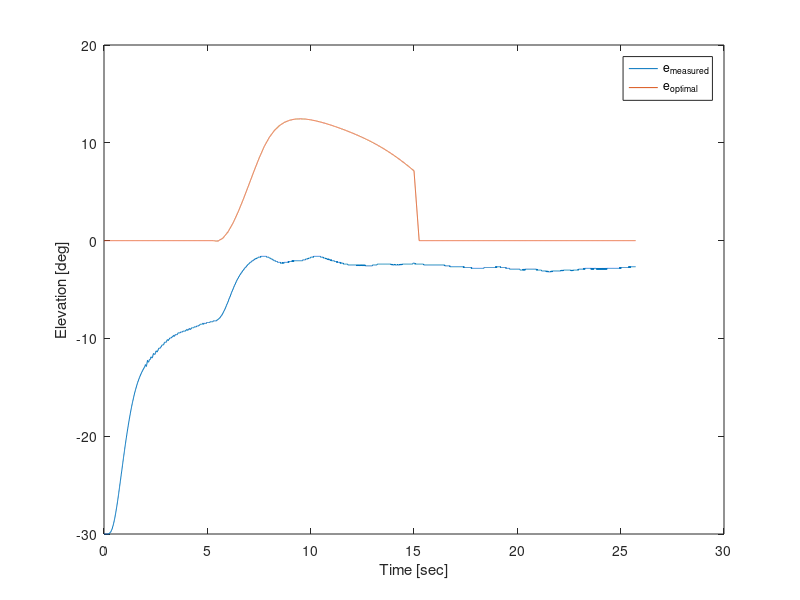
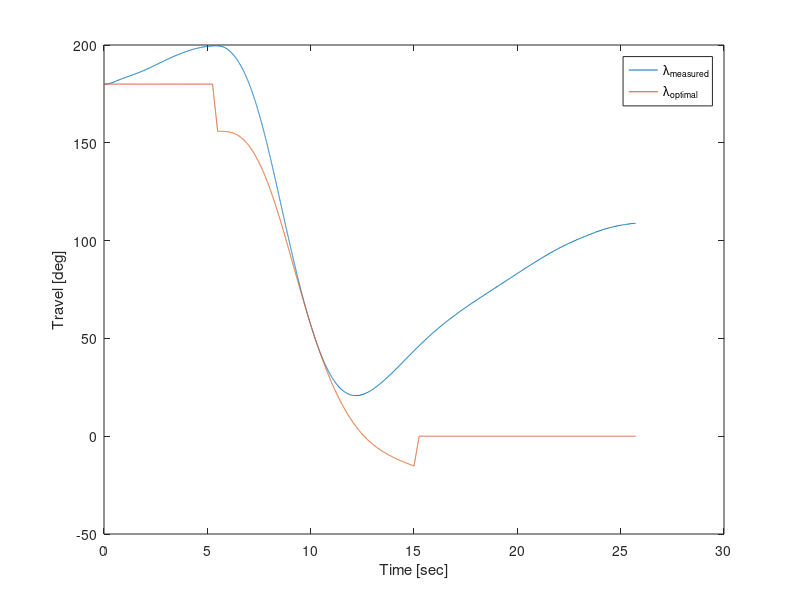
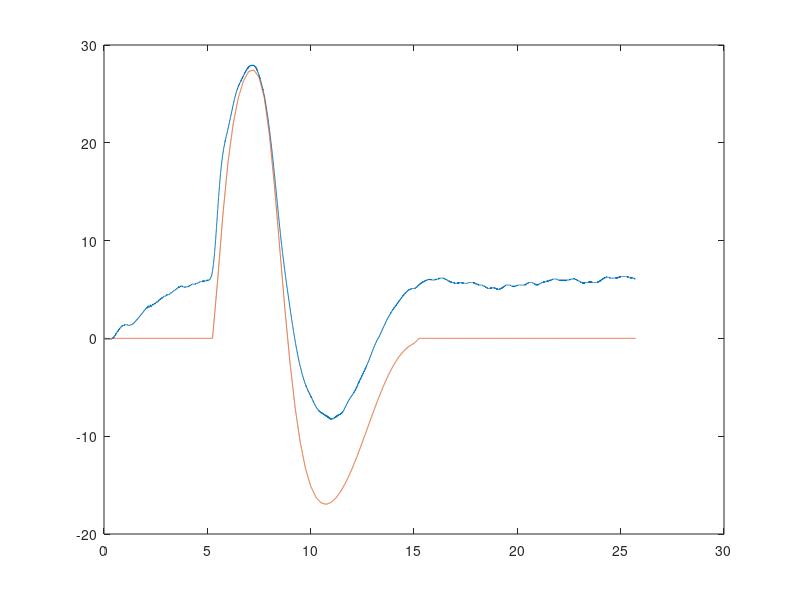

Write the MATLAB code that produced these figures, in order. (Note: this script raises an error after producing the figures.)
data1 = load('task104_no_feedback.mat');
data1 = data1.var_noF;

t = data1(1, :);

e_measured = data1(2, :);
e_opt = data1(3, :);

lambda_measured = data1(4, :);
lambda_opt = data1(5, :);

p_measured = data1(6, :);
p_opt = data1(7, :);

% %Plot e
figure(1)
plot(t, e_measured);
hold on;
plot(t, e_opt);
hold on;
legend('e_{measured}', 'e_{optimal}');
xlabel('Time [sec]');
ylabel('Elevation [deg]');
%xlim([0, 18.3]);
print -depsc task104_e_no_feedback


% %Plot lambda
figure(2)
plot(t, lambda_measured);
hold on;
plot(t, lambda_opt);
hold on;
legend('\lambda_{measured}', '\lambda_{optimal}');
xlabel('Time [sec]');
ylabel('Travel [deg]');
%xlim([0, 18.3]);
print -depsc task104_travel_no_feedback

% %Plot p
figure(3)
plot(t, p_measured);
hold on;
plot(t, p_opt);
hold on;
yline(rad2deg((30*pi)/180),'-.b' );
hold on;
yline(-rad2deg((30*pi)/180),'-.b' );
hold on;
legend('p_{measured}', 'p_{optimal}', 'p_{constraint}');
xlabel('Time [sec]');
ylabel('Pitch [deg]');
%xlim([0, 18.3]);
ylim([-35, 35]);
print -depsc task104_p_no_feedback